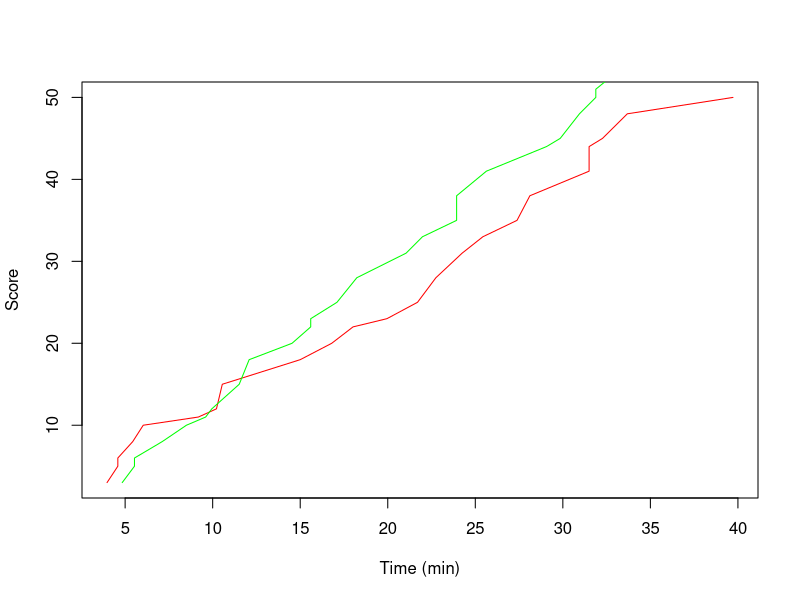

Write the R code that produced this figure.
#1. create summary plot from UWvMSU_1-22-13.txt

#setting it to my computer 
setwd("/Users/erinlewis/Desktop/Biocomp_tutorial10/")

#separate both teams points 
game <- read.table("UWvMSU_1-22-13.txt", header = TRUE, sep = "\t")

UW_game<-game[game$team=="UW",]
MSU_game<-game[game$team=="MSU",]

#create two data frames to store each team's output 
UWscores <- data.frame('time' = UW_game$time,
                       'score' = numeric(length(UW_game$score)))

MSUscores <- data.frame('time' = MSU_game$time,
                        'score' = numeric(length(MSU_game$score)))

#create for loops in order to get the cumulative score for the two teams 
sumUW = 0
sumMSU = 0 

for(i in 1:length(UW_game$team)){
  sumUW = sumUW + game$score[i]
  UWscores$score[i] <- sumUW
}

for(i in 1:length(MSU_game$team)){
  sumMSU = sumMSU + game$score[i]
  MSUscores$score[i] <- sumMSU
}

#creating the plot  
plot(UWscores$time, UWscores$score, type = 'l', xlab="Time (min)", ylab="Score", col="red")
lines(MSUscores$time,MSUscores$score, col="green")
